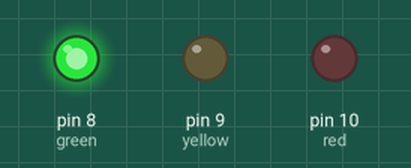
Simulated run of this sketch. Board: Arduino Uno, built with avr-gcc and run on an emulated ATmega328P. Shown: output pins drawn as LEDs (lit = HIGH).

Above: at 2.5 s.
At 6.0 s:
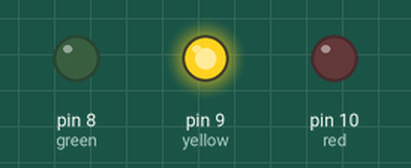
At 14.5 s:
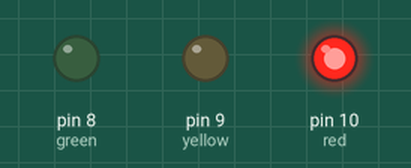
Timing chart, 0 to 28.6 s (numbered marks = the images above):
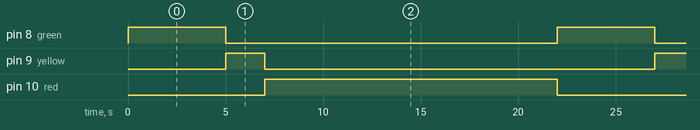

Measured:
- by itself, pin 8 (green): alternates HIGH for 5.0 s and LOW for 17.0 s
- by itself, pin 9 (yellow): alternates HIGH for 2.0 s and LOW for 20.0 s
- by itself, pin 10 (red): alternates HIGH for 15.0 s and LOW for 7.0 s

The sketch:

sketch_jun08a.ino
```cpp
//define pins
int red = 10;
int yellow = 9;
int green = 8;

void setup() {
  // put your setup code here, to run once:
  pinMode(red, OUTPUT);
  pinMode(yellow, OUTPUT);
  pinMode(green, OUTPUT);
}

void loop() {
  // put your main code here, to run repeatedly:
  changeLights(); //traffic light function
  delay(15000); //red light on duration
}

void changeLights(){
  // green lights on
  digitalWrite(green, HIGH);
  digitalWrite(yellow, LOW);
  digitalWrite(red, LOW);
  delay(5000);

  //yellow lights on
  digitalWrite(green, LOW);
  digitalWrite(yellow, HIGH);
  delay(2000);

  //red lights on
  digitalWrite(yellow, LOW);
  digitalWrite(red, HIGH);
}
```
